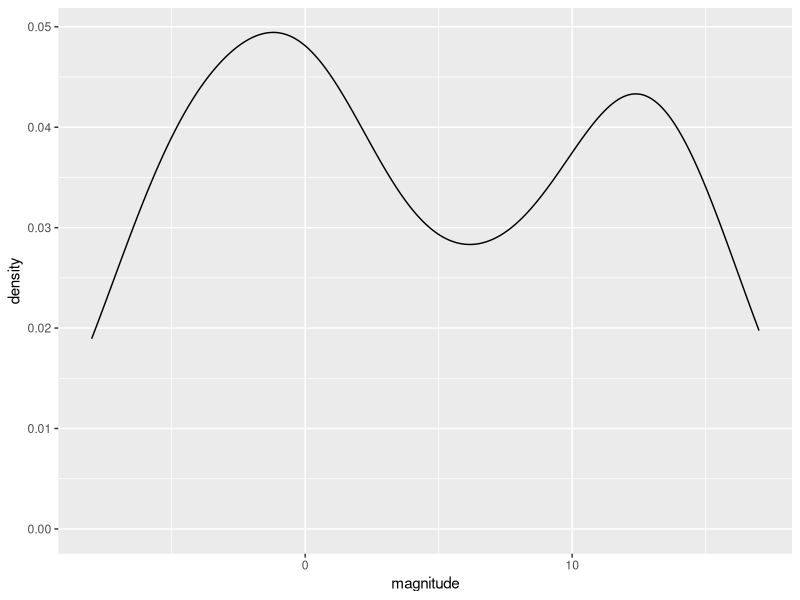
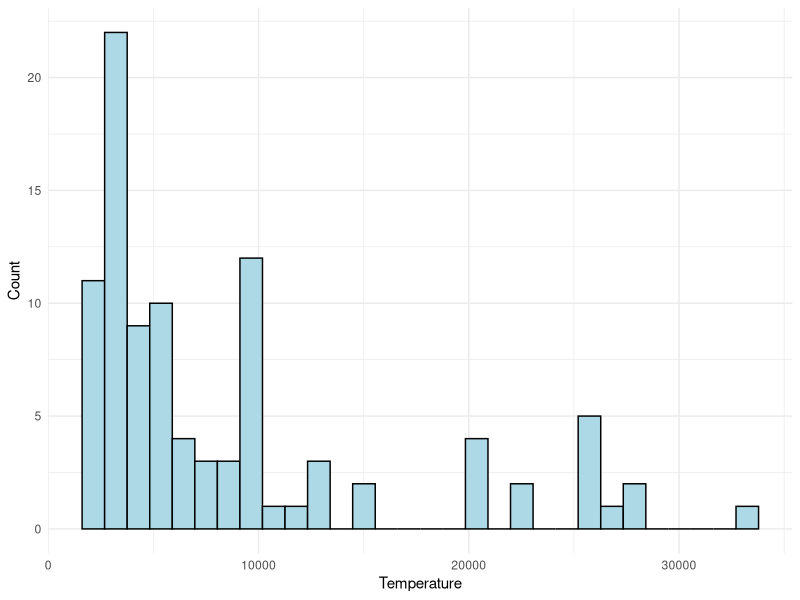
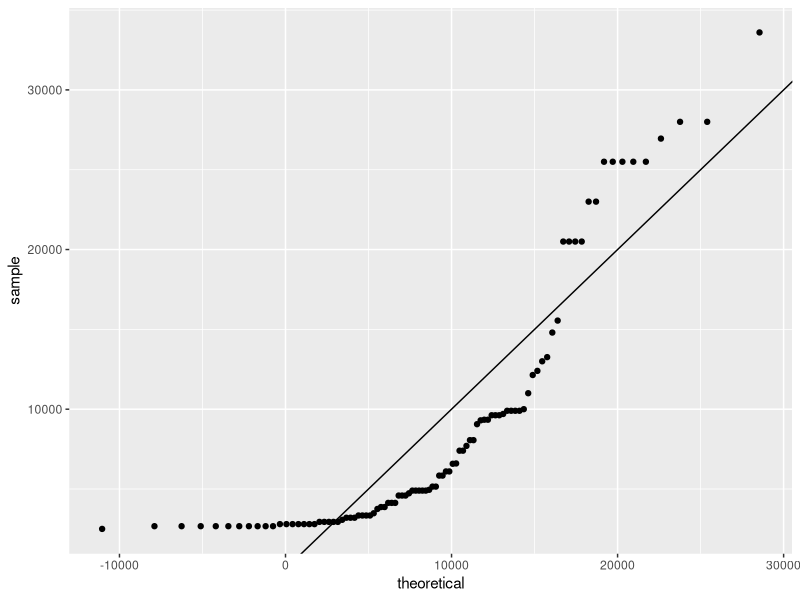
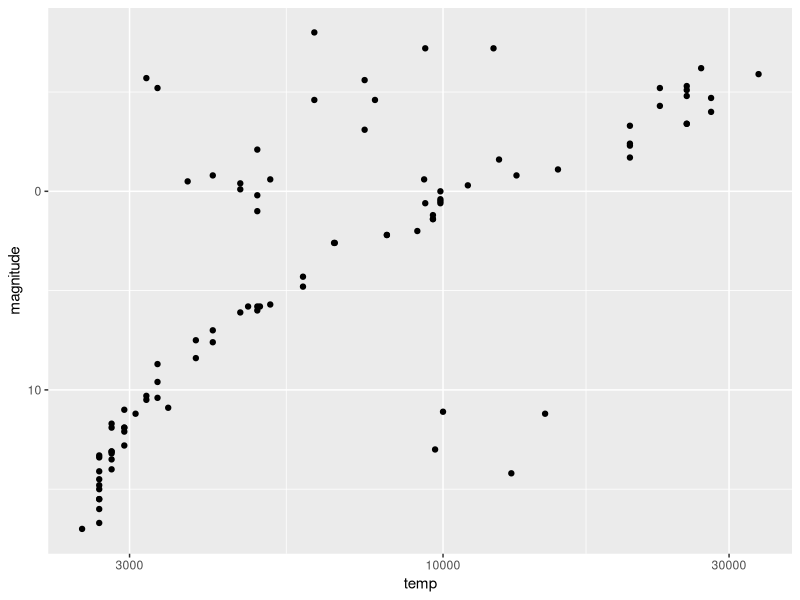
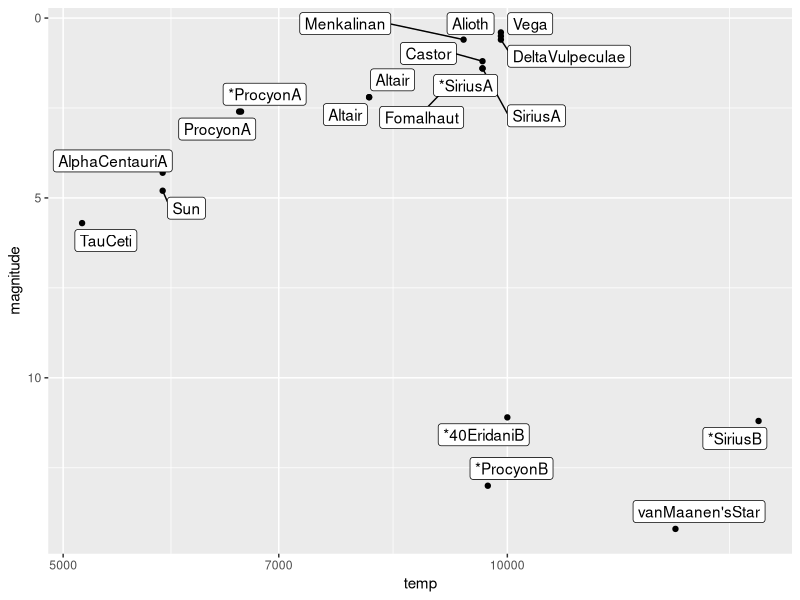
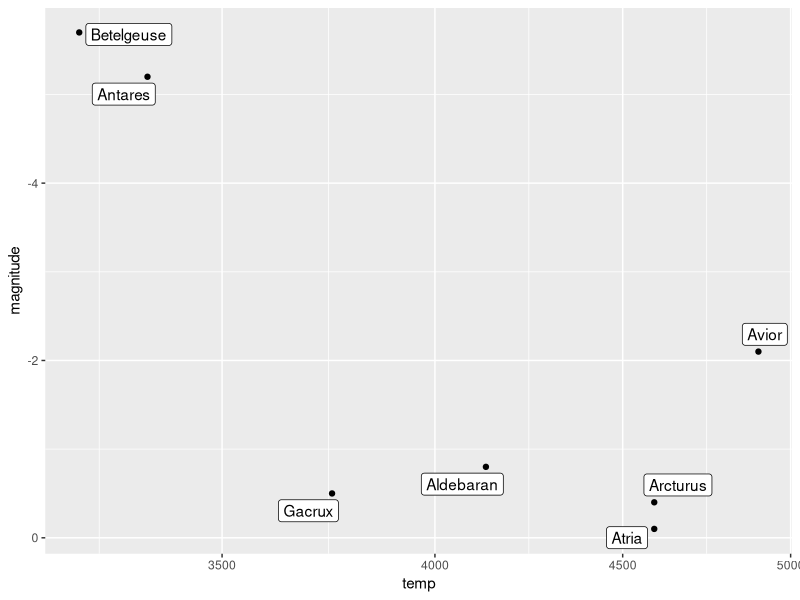
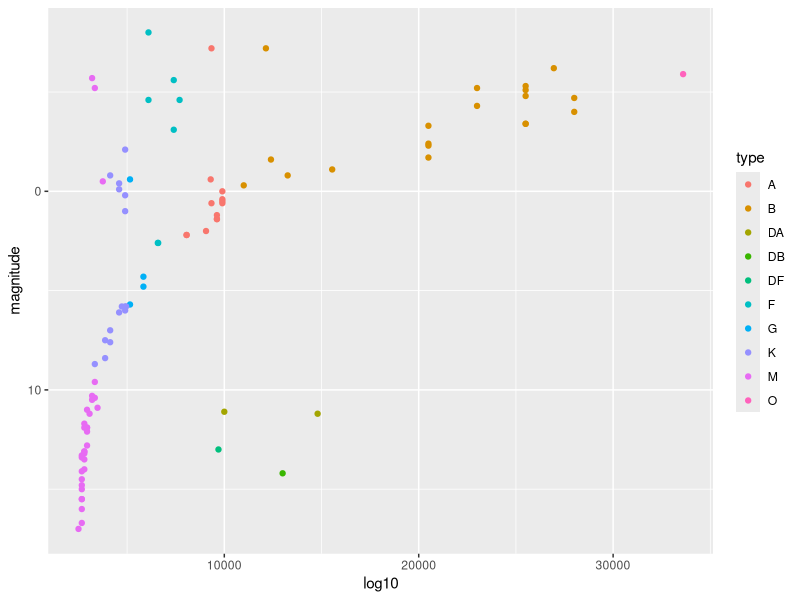

These charts were generated, in order, by the following R code:
library(tidyverse)
library(dslabs)
library(lattice)
library(ggrepel)
data(stars)
options(digits = 3)   # report 3 significant digits


# What is the mean magnitude?
magnitude_mean  <- mean(stars$magnitude)

# What is the standard deviation of magnitude?
magnitude_sd <- sd(stars$magnitude)


# Make a density plot of the magnitude.
#  How many peaks are there in the data?

stars |> ggplot(aes(magnitude)) + 
  geom_density()

# Examine the distribution of star temperature.

# Temperature histogram
stars %>%
  ggplot(aes(temp)) +
  geom_histogram(bins = 30, fill = "lightblue", color = "black") +
  labs(x = "Temperature", y = "Count") +
  theme_minimal()

# Temperature QQ-plot 
params <- stars |> summarize(mean = mean(temp), sd = sd(temp))

ggplot(stars, aes(sample = temp)) +
  geom_qq(dparams = params)+geom_abline()

# Make a scatter plot of the data with temperature on the x-axis and
#  magnitude on the y-axis and examine the relationship between the variables.
#  Recall that lower magnitude means a more luminous (brighter) star.
# Most stars follow a _______________ trend. These are called main sequence stars.

stars |> ggplot(aes(x = temp, y = magnitude)) +
  geom_point() +
  scale_y_reverse() +
  scale_x_continuous(trans = "log10")

# The least lumninous star in the sample with a surface temperature over 
# 5000K is _________.
stars |> filter(temp > 5000, magnitude > 0) |> ggplot(aes(x = temp, y = magnitude, label = star)) +
  geom_point() +
  scale_y_reverse() +
  scale_x_continuous(trans = "log10") +  geom_label_repel()

# The two stars with lowest temperature and highest luminosity are known as supergiants.
#  The two supergiants in this dataset are ____________.
stars |> filter(temp < 5000, magnitude < 0) |> ggplot(aes(x = temp, y = magnitude, label = star)) +
  geom_point() +
  scale_y_reverse() +
  scale_x_continuous(trans = "log10") +  geom_label_repel()

# Remove the text labels and color the points by star type. This classification describes
#  the properties of the star's spectrum, the amount of light produced at various wavelengths.
stars |> ggplot(aes(temp, magnitude, color = type)) +
  geom_point() +
  scale_y_reverse() +
  scale_x_continuous("log10")
  
  
  
